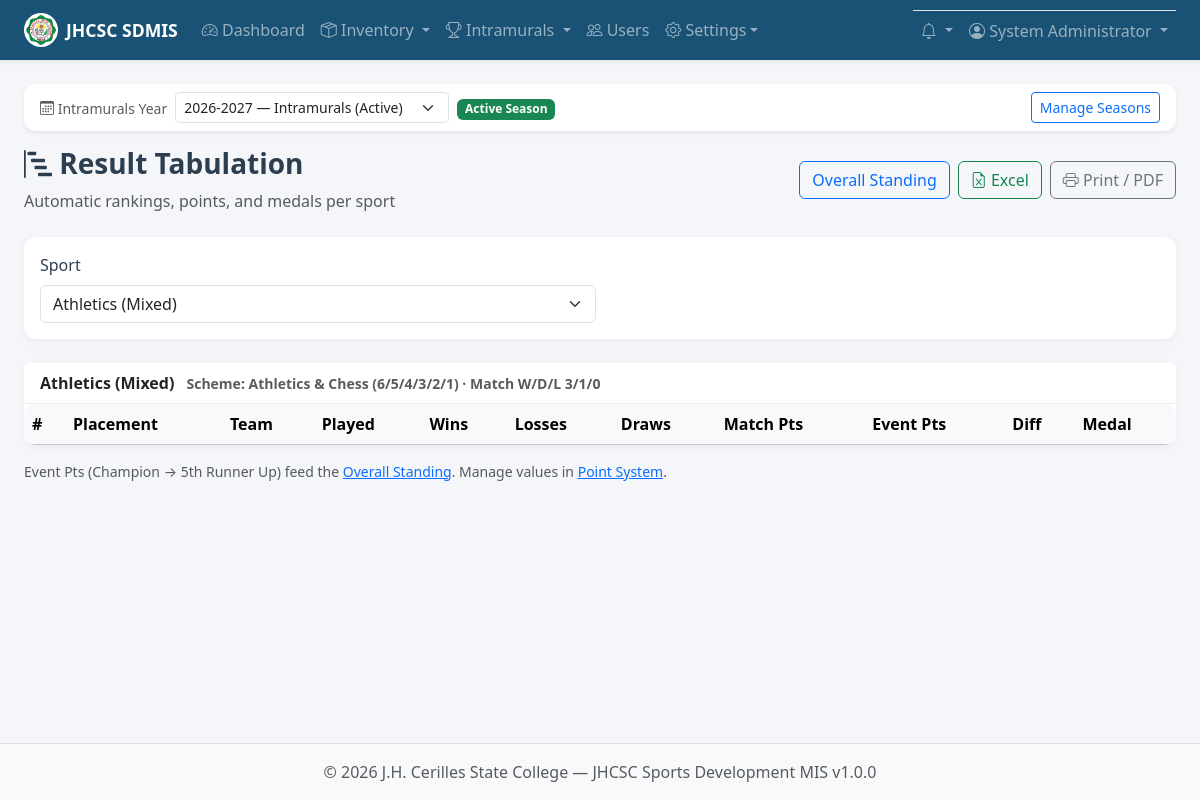
/intramurals/standings/index.php (signed in), run on an earlier commit of the app's database.
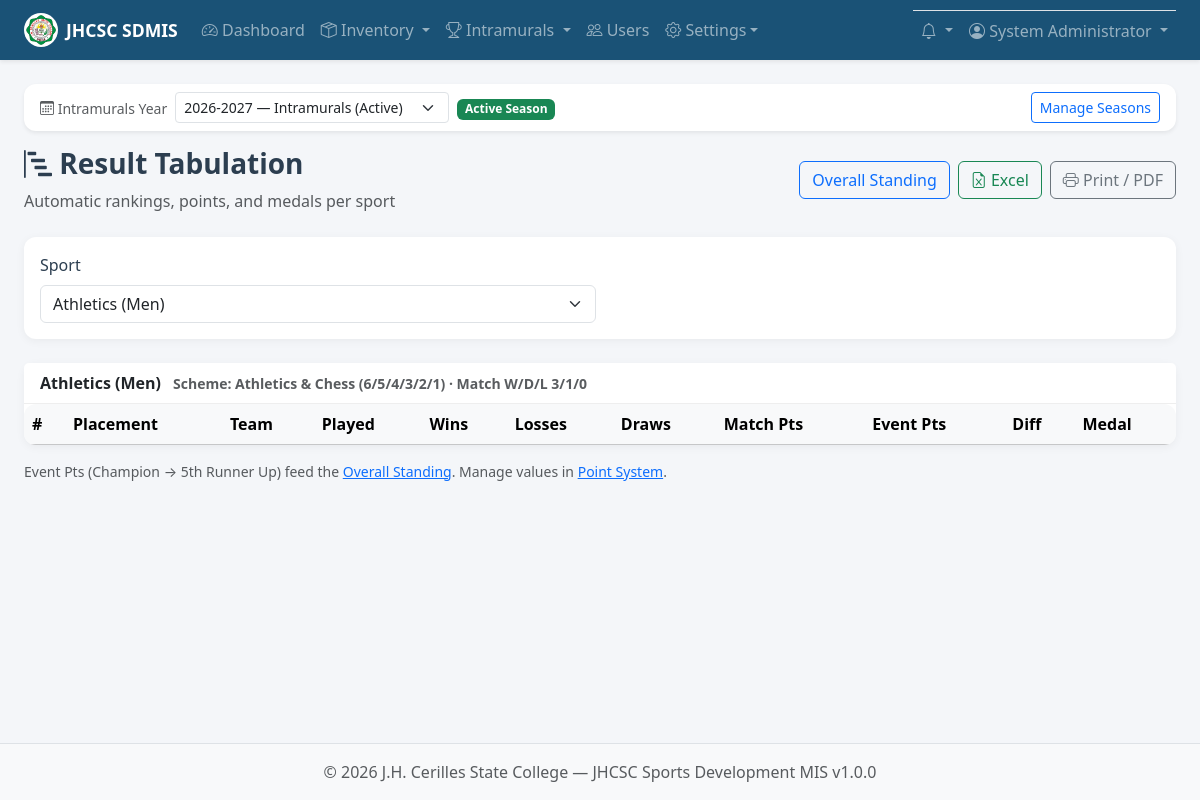
And on a later commit of the database.
### tables this page shows
CREATE TABLE IF NOT EXISTS intramural_sports (
    id INT AUTO_INCREMENT PRIMARY KEY,
    name VARCHAR(100) NOT NULL,
    description TEXT,
    category ENUM('men', 'women', 'mixed') NOT NULL DEFAULT 'men',
    players_per_event INT DEFAULT NULL,
    scoring_method ENUM('points', 'sets', 'games', 'time') NOT NULL DEFAULT 'points',
    rules TEXT,
    schedule_notes TEXT,
    tournament_format ENUM('round_robin', 'single_elimination', 'single_elimination_consolation', 'double_elimination', 'group_knockout', 'rank_first_to_last', 'team_play_sds', 'custom') NOT NULL DEFAULT 'round_robin',
    format_notes TEXT,
    win_points INT NOT NULL DEFAULT 3,
    draw_points INT NOT NULL DEFAULT 1,
    loss_points INT NOT NULL DEFAULT 0,
    point_scheme_id INT DEFAULT NULL,
    created_at TIMESTAMP DEFAULT CURRENT_TIMESTAMP,
    updated_at TIMESTAMP DEFAULT CURRENT_TIMESTAMP ON UPDATE CURRENT_TIMESTAMP,
    UNIQUE KEY uq_sport_name_category (name, category),
    FOREIGN KEY (point_scheme_id) REFERENCES intramural_point_schemes(id) ON DELETE SET NULL
);

CREATE TABLE IF NOT EXISTS intramural_point_schemes (
    id INT AUTO_INCREMENT PRIMARY KEY,
    name VARCHAR(100) NOT NULL UNIQUE,
    description TEXT,
    points_1 INT NOT NULL DEFAULT 10,
    points_2 INT NOT NULL DEFAULT 7,
    points_3 INT NOT NULL DEFAULT 5,
    points_4 INT NOT NULL DEFAULT 3,
    points_5 INT NOT NULL DEFAULT 2,
    points_6 INT NOT NULL DEFAULT 1,
    is_active TINYINT(1) NOT NULL DEFAULT 1,
    created_at TIMESTAMP DEFAULT CURRENT_TIMESTAMP,
    updated_at TIMESTAMP DEFAULT CURRENT_TIMESTAMP ON UPDATE CURRENT_TIMESTAMP
);

### includes/functions.php (called while the page is built, shortened)
<?php
function sanitize(string $input): string
{
    return htmlspecialchars(trim($input), ENT_QUOTES, 'UTF-8');
}

### includes/intramurals.php (called while the page is built, shortened)
<?php
function sportLabel(array $sport): string
{
    return $sport['name'] . ' (' . ucfirst($sport['category']) . ')';
}
function getActiveSeason(): ?array
{
    try {
        $db = getDB();
        $season = $db->query('SELECT * FROM intramural_seasons WHERE is_active = 1 ORDER BY id DESC LIMIT 1')->fetch();
        if ($season) {
            return $season;
        }
        return $db->query('SELECT * FROM intramural_seasons ORDER BY id DESC LIMIT 1')->fetch() ?: null;
    } catch (Throwable $e) {
        return null;
    }
}
function getCurrentSeasonId(): ?int
{
    $active = getActiveSeason();
    return $active ? (int) $active['id'] : null;
}
function getPointSchemeById(?int $schemeId): array
{
    try {
        $db = getDB();
        $stmt = $db->prepare('SELECT * FROM intramural_point_schemes WHERE id = ? AND is_active = 1');
        $stmt->execute([$schemeId]);
        $scheme = $stmt->fetch();
        return $scheme ?: defaultPointScheme();
    } catch (Throwable $e) {
        return defaultPointScheme();
    }
}
function getPointSchemeForSport(array $sport): array
{
    $schemeId = !empty($sport['point_scheme_id']) ? (int) $sport['point_scheme_id'] : null;
    return getPointSchemeById($schemeId);
}
function formatSchemePoints(array $scheme): string
{
    return implode('/', [
        (int) $scheme['points_1'],
        (int) $scheme['points_2'],
        (int) $scheme['points_3'],
        (int) $scheme['points_4'],
        (int) $scheme['points_5'],
        (int) $scheme['points_6'],
    ]);
}
function computeSportStandings(?int $sportId = null, ?int $seasonId = null): array
{
    $db = getDB();
    $seasonId = $seasonId ?? getCurrentSeasonId();
    try {
        if ($sportId) {
            $sports = $db->prepare('SELECT s.*, ps.name as scheme_name, ps.points_1, ps.points_2, ps.points_3, ps.points_4, ps.points_5, ps.points_6
                FROM intramural_sports s
                LEFT JOIN intramural_point_schemes ps ON s.point_scheme_id = ps.id
                WHERE s.id = ?');
            $sports->execute([$sportId]);
            $sports = $sports->fetchAll();
        } else {
            $sports = $db->query('SELECT s.*, ps.name as scheme_name, ps.points_1, ps.points_2, ps.points_3, ps.points_4, ps.points_5, ps.points_6
                FROM intramural_sports s
                LEFT JOIN intramural_point_schemes ps ON s.point_scheme_id = ps.id
                ORDER BY s.name, s.category')->fetchAll();
        }
    } catch (Throwable $e) {
        if ($sportId) {
            $sports = $db->prepare('SELECT * FROM intramural_sports WHERE id = ?');
            $sports->execute([$sportId]);
            $sports = $sports->fetchAll();
        } else {
            $sports = $db->query('SELECT * FROM intramural_sports ORDER BY name, category')->fetchAll();
        }
    }
    $result = [];
    foreach ($sports as $sport) {
        $sid = (int) $sport['id'];
        $scheme = getPointSchemeForSport($sport);
        $teams = $db->query('SELECT * FROM intramural_teams WHERE is_active = 1 ORDER BY name')->fetchAll();
        $standings = [];
        foreach ($teams as $team) {
            $standings[(int) $team['id']] = [
                'team_id' => (int) $team['id'],
                'team_name' => $team['name'],
                'short_name' => $team['short_name'] ?: $team['name'],
                'color' => $team['color'],
                'played' => 0,
                'wins' => 0,
                'losses' => 0,
                'draws' => 0,
                'points' => 0,
                'placement_points' => 0,
                'placement_label' => null,
                'score_for' => 0,
                'score_against' => 0,
                'diff' => 0,
            ];
        }
        if ($seasonId) {
            $stmt = $db->prepare("SELECT * FROM intramural_matches WHERE sport_id = ? AND season_id = ? AND status IN ('completed', 'forfeit')");
            $stmt->execute([$sid, $seasonId]);
        } else {
            $stmt = $db->prepare("SELECT * FROM intramural_matches WHERE sport_id = ? AND status IN ('completed', 'forfeit')");
            $stmt->execute([$sid]);
        }
        $matches = $stmt->fetchAll();
        $rows = array_values($standings);
        usort($rows, function ($x, $y) {
            if ($x['points'] !== $y['points']) {
                return $y['points'] <=> $x['points'];
            }
            if ($x['wins'] !== $y['wins']) {
                return $y['wins'] <=> $x['wins'];
            }
            if ($x['diff'] !== $y['diff']) {
                return $y['diff'] <=> $x['diff'];
            }
            return $y['score_for'] <=> $x['score_for'];
        });
        $rank = 1;
        foreach ($rows as &$row) {
            $row['rank'] = $rank++;
            $row['medal'] = null;
            $row['placement_points'] = 0;
            $row['placement_label'] = null;
        }
        $result[$sid] = [
            'sport' => $sport,
            'scheme' => $scheme,
            'standings' => $rows,
        ];
    }
    return $result;
}

### intramurals/standings/index.php (the view, shortened to what the rows shown need)
<?php
$db = getDB();
$sportId = (int) get('sport');
$sports = $db->query('SELECT * FROM intramural_sports ORDER BY name, category')->fetchAll();
if (!$sportId && $sports) {
    $sportId = (int) $sports[0]['id'];
}
$blocks = $sportId ? computeSportStandings($sportId) : [];
$block = $blocks[$sportId] ?? null;
require_once __DIR__ . '/../../includes/header.php';
?>
<div class="page-header d-flex justify-content-between align-items-center flex-wrap gap-2 no-print">
    <div>
        <h1><i class="bi bi-bar-chart-steps"></i> Result Tabulation</h1>
    </div>
</div>
<?php if (!$block): ?>
<div class="alert alert-info">No sports available.</div>
<?php else: ?>
<div class="card mb-3">
    <?php $scheme = $block['scheme'] ?? getPointSchemeForSport($block['sport']); ?>
    <div class="card-header">
        <?= sanitize(sportLabel($block['sport'])) ?>
        <small class="text-muted ms-2">
            Scheme: <?= sanitize($scheme['name'] ?? 'Default') ?> (<?= sanitize(formatSchemePoints($scheme)) ?>)
            · Match W/D/L <?= (int) $block['sport']['win_points'] ?>/<?= (int) $block['sport']['draw_points'] ?>/<?= (int) $block['sport']['loss_points'] ?>
        </small>
    </div>
    <div class="card-body p-0">
        <div class="table-responsive">
            <table class="table table-hover mb-0">
                <thead class="table-light">
                    <tr>
                        <th>#</th>
                        <th>Placement</th>
                        <th>Team</th>
                        <th>Played</th>
                        <th>Wins</th>
                        <th>Losses</th>
                        <th>Draws</th>
                        <th>Match Pts</th>
                        <th>Event Pts</th>
                        <th>Diff</th>
                        <th>Medal</th>
                    </tr>
                </thead>
            </table>
        </div>
    </div>
</div>
<p class="text-muted small no-print">Event Pts (Champion → 5th Runner Up) feed the <a href="<?= BASE_URL ?>/intramurals/standings/overall.php">Overall Standing</a>. Manage values in <a href="<?= BASE_URL ?>/intramurals/points/index.php">Point System</a>.</p>
<?php endif; ?>
<?php require_once __DIR__ . '/../../includes/footer.php'; ?>

What changed in the data, as far as the page shows it:
no longer on this page (row edited): intramural_sports: sportLabel($block['sport']) "Athletics (Mixed)", id.name "Athletics & Chess", id.points_6 "6/5/4/3/2/1", id+win_points "3", id+draw_points "1", id+loss_points "0"
added intramural_sports: sportLabel($block['sport']) "Athletics (Men)", id.name "Athletics & Chess", id.points_6 "6/5/4/3/2/1", id+win_points "3", id+draw_points "1", id+loss_points "0"
Also different on the page:
form field sport: "Athletics (Mixed)" → "Athletics (Men)"
